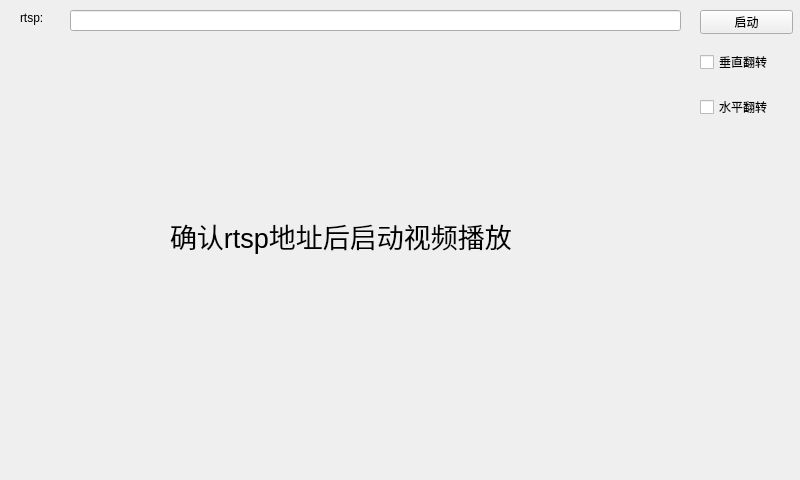
<?xml version="1.0" encoding="UTF-8"?>
<ui version="4.0">
 <class>MainWindow</class>
 <widget class="QMainWindow" name="MainWindow">
  <property name="enabled">
   <bool>true</bool>
  </property>
  <property name="geometry">
   <rect>
    <x>0</x>
    <y>0</y>
    <width>800</width>
    <height>480</height>
   </rect>
  </property>
  <property name="sizePolicy">
   <sizepolicy hsizetype="Preferred" vsizetype="Preferred">
    <horstretch>0</horstretch>
    <verstretch>0</verstretch>
   </sizepolicy>
  </property>
  <property name="windowTitle">
   <string>MainWindow</string>
  </property>
  <property name="layoutDirection">
   <enum>Qt::LeftToRight</enum>
  </property>
  <property name="iconSize">
   <size>
    <width>24</width>
    <height>24</height>
   </size>
  </property>
  <widget class="QWidget" name="centralwidget">
   <widget class="QLineEdit" name="lineEditUrl">
    <property name="geometry">
     <rect>
      <x>70</x>
      <y>10</y>
      <width>611</width>
      <height>21</height>
     </rect>
    </property>
   </widget>
   <widget class="QLabel" name="label">
    <property name="geometry">
     <rect>
      <x>20</x>
      <y>10</y>
      <width>41</width>
      <height>16</height>
     </rect>
    </property>
    <property name="text">
     <string>rtsp:</string>
    </property>
   </widget>
   <widget class="QLabel" name="labelCenter">
    <property name="geometry">
     <rect>
      <x>170</x>
      <y>200</y>
      <width>461</width>
      <height>71</height>
     </rect>
    </property>
    <property name="font">
     <font>
      <pointsize>20</pointsize>
     </font>
    </property>
    <property name="text">
     <string>确认rtsp地址后启动视频播放</string>
    </property>
   </widget>
   <widget class="QWidget" name="layoutWidget">
    <property name="geometry">
     <rect>
      <x>700</x>
      <y>50</y>
      <width>95</width>
      <height>411</height>
     </rect>
    </property>
    <layout class="QVBoxLayout" name="verticalLayout_2" stretch="2,10">
     <item>
      <layout class="QVBoxLayout" name="verticalLayout" stretch="1,1,1">
       <item>
        <widget class="QCheckBox" name="checkBoxVFlip">
         <property name="text">
          <string>垂直翻转</string>
         </property>
        </widget>
       </item>
       <item>
        <spacer name="verticalSpacer">
         <property name="orientation">
          <enum>Qt::Vertical</enum>
         </property>
         <property name="sizeHint" stdset="0">
          <size>
           <width>17</width>
           <height>13</height>
          </size>
         </property>
        </spacer>
       </item>
       <item>
        <widget class="QCheckBox" name="checkBoxHFlip">
         <property name="text">
          <string>水平翻转</string>
         </property>
        </widget>
       </item>
      </layout>
     </item>
     <item>
      <spacer name="verticalSpacer_2">
       <property name="orientation">
        <enum>Qt::Vertical</enum>
       </property>
       <property name="sizeHint" stdset="0">
        <size>
         <width>20</width>
         <height>40</height>
        </size>
       </property>
      </spacer>
     </item>
    </layout>
   </widget>
   <widget class="QPushButton" name="pushButton">
    <property name="geometry">
     <rect>
      <x>700</x>
      <y>10</y>
      <width>93</width>
      <height>24</height>
     </rect>
    </property>
    <property name="text">
     <string>启动</string>
    </property>
    <property name="checkable">
     <bool>true</bool>
    </property>
   </widget>
  </widget>
  <action name="actionOpen">
   <property name="text">
    <string>Open</string>
   </property>
  </action>
  <action name="Open_red">
   <property name="text">
    <string>Open(&amp;O)</string>
   </property>
  </action>
  <action name="Close_Red">
   <property name="text">
    <string>Close(&amp;C)</string>
   </property>
  </action>
 </widget>
 <resources/>
 <connections/>
</ui>
